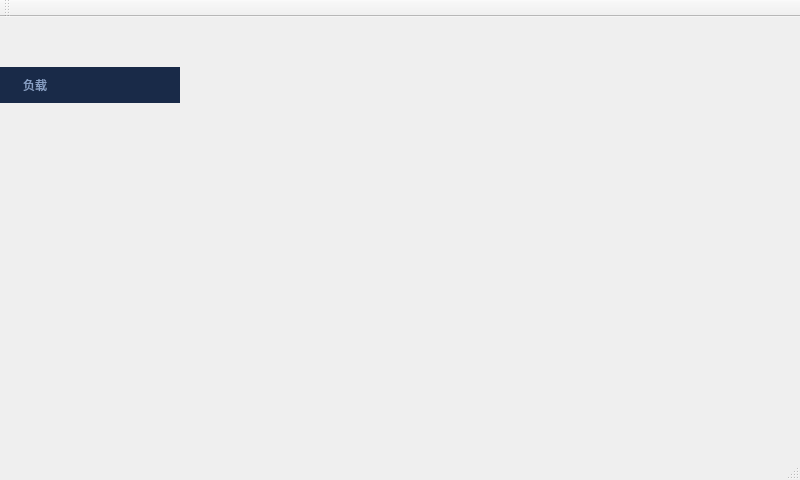
<?xml version="1.0" encoding="UTF-8"?>
<ui version="4.0">
 <class>MainWindow</class>
 <widget class="QMainWindow" name="MainWindow">
  <property name="geometry">
   <rect>
    <x>0</x>
    <y>0</y>
    <width>800</width>
    <height>480</height>
   </rect>
  </property>
  <property name="windowTitle">
   <string>MainWindow</string>
  </property>
  <property name="styleSheet">
   <string notr="true">background-image: url(:/res/res/image/frame_veri0.png);</string>
  </property>
  <widget class="QWidget" name="centralwidget">
   <widget class="QLabel" name="title_load">
    <property name="geometry">
     <rect>
      <x>0</x>
      <y>50</y>
      <width>180</width>
      <height>36</height>
     </rect>
    </property>
    <property name="styleSheet">
     <string notr="true">background-color: rgb(25, 42, 72);
font: 14pt &quot;Sans Serif&quot;;
color: rgb(136, 160, 198);
padding-left:20px</string>
    </property>
    <property name="text">
     <string>负载</string>
    </property>
   </widget>
  </widget>
  <widget class="QMenuBar" name="menubar">
   <property name="geometry">
    <rect>
     <x>0</x>
     <y>0</y>
     <width>800</width>
     <height>23</height>
    </rect>
   </property>
  </widget>
  <widget class="QStatusBar" name="statusbar"/>
  <widget class="QToolBar" name="toolBar">
   <property name="windowTitle">
    <string>toolBar</string>
   </property>
   <attribute name="toolBarArea">
    <enum>TopToolBarArea</enum>
   </attribute>
   <attribute name="toolBarBreak">
    <bool>false</bool>
   </attribute>
  </widget>
 </widget>
 <resources/>
 <connections/>
</ui>
